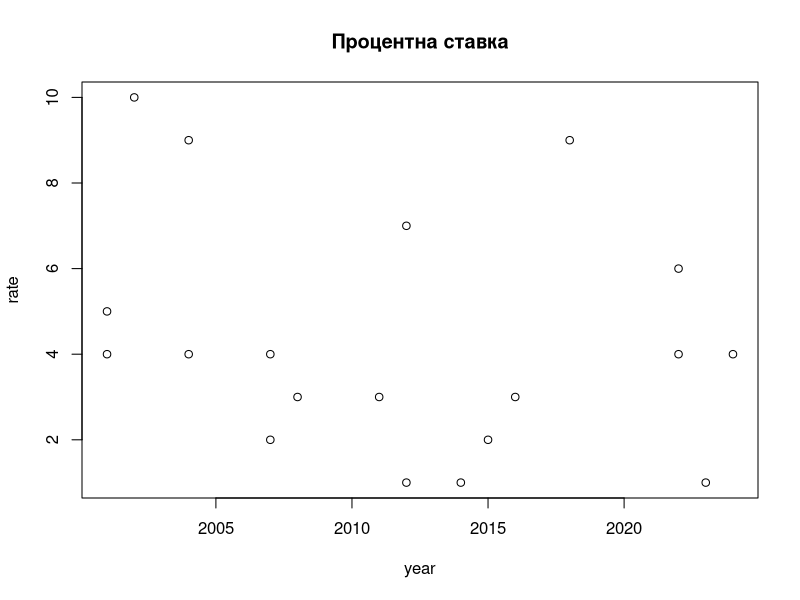
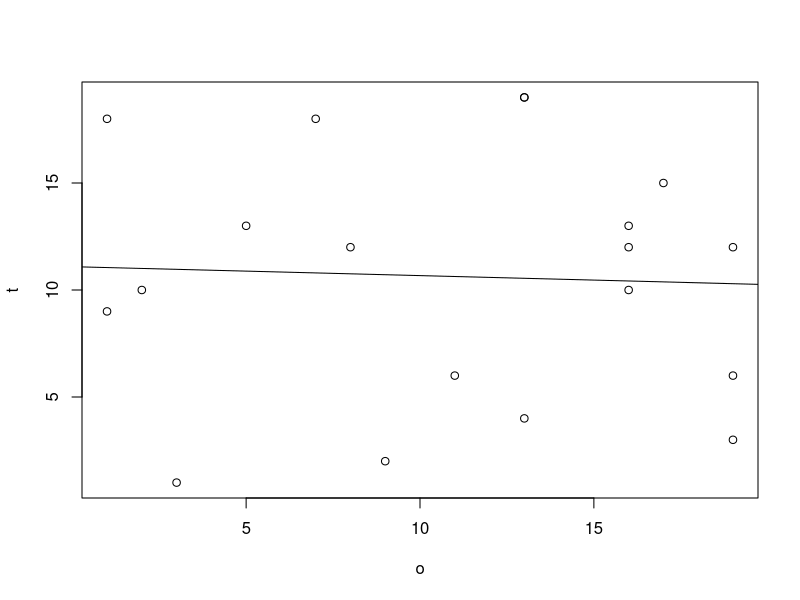

The R script that drew these images, in order:
n=19


o.vector=9:19
t.vector=7:17
cor(o.vector,t.vector)

g.vector=-3*o.vector+sample(1:19,1)
cor(o.vector,g.vector)


year=sample(2000:2024,n,replace=T)
rate=sample(1:10,n,replace=T)
plot(year,rate,main='Процентна ставка')

cor(year,rate)


o=sample(n,replace=T)
t=sample(n,replace=T)

print(cor.test(o,t,use='complete.obs'))
p.lm=lm(formula=t~o)
print(summary(p.lm))
plot(o,t)
abline(lm(t~o))
